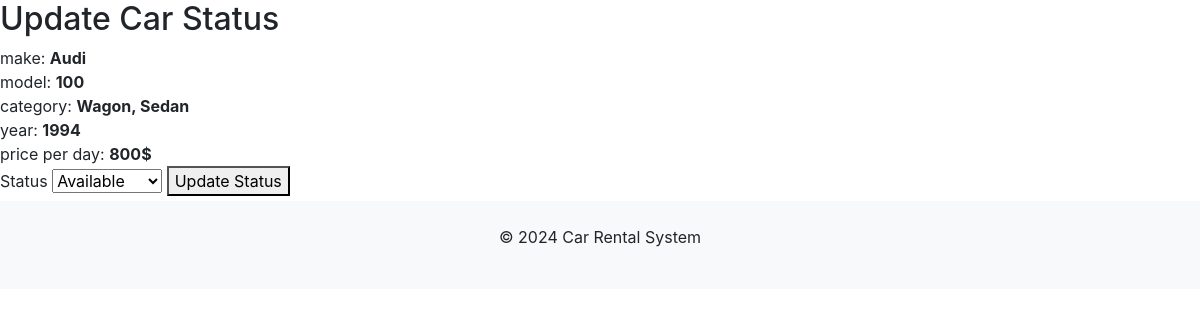
/car_status_update/3 (signed in), run on an earlier commit of the app's database.
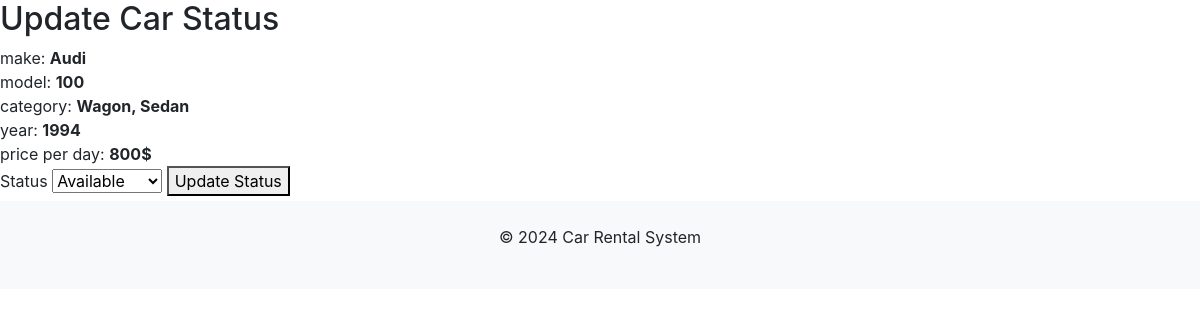
And on a later commit of the database.
### app/models.py (models this page shows, shortened)
class Car(db.Model):
    id = db.Column(db.Integer, primary_key=True)
    make = db.Column(db.String(50), nullable=False)
    model = db.Column(db.String(50), nullable=False)
    category = db.Column(db.String(50), nullable=False)
    year = db.Column(db.Integer, nullable=False)
    price_per_day = db.Column(db.Integer, nullable=False)
    status = db.Column(db.String(20), nullable=False, default="Available")

### app/routes.py (the view, shortened to what this page needs)
@app.route('/car_status_update/<int:car_id>', methods=['GET', 'POST'])
@admin_required
def car_status_update(car_id):
    if 'user_id' not in session:
        return redirect(url_for('login'))
    user_id = session['user_id']
    user = User.query.get(user_id)
    if user.role != 'admin':
        flash('Only admins can update car status.', 'error')
        return redirect(url_for('manage_cars'))
    car = Car.query.get_or_404(car_id)
    return render_template('car_status_update.html', car=car)

### app/__init__.py (called while the page is built)
@login_manager.user_loader
def load_user(user_id):
    return models.User.query.get(int(user_id))

### app/routes.py (called while the page is built)
def admin_required(f):
    @wraps(f)
    def decorated_function(*args, **kwargs):
        if 'user_id' not in session or session.get('user_role') != 'admin':
            flash('You do not have permission to access this page.')
            return redirect(url_for('index'))
        return f(*args, **kwargs)
    return decorated_function

### app/templates/car_status_update.html (shortened to what this page needs)
<!DOCTYPE html>
<html lang="en">
<head>
    <link rel="stylesheet" href="{{ url_for('static', filename='css/style.css') }}">
</head>
<body>
{% extends "base2.html" %}
{% block content %}
<div class="car_info">
    <h2>Update Car Status </h2>
    make: <b>{{car.make}} </b> <br>
    model: <b> {{ car.model }} </b> <br>
    category: <b> {{car.category}} </b> <br>
    year: <b> {{car.year}} </b><br>
    price per day: <b> {{car.price_per_day}}$ </b>
</div>
<form action="{{ url_for('car_status_update', car_id=car.id) }}" method="post">
    <div class="car_status">
        <label for="status">Status</label>
        <select name="status" id="status">
            <option value="Available" {% if car.status == 'Available' %}selected{% endif %}>Available</option>
        </select>
        <button type="submit">Update Status</button>
    </div>
</form>
</body>
{% endblock %}

What changed in the data, as far as the page shows it:
changed Car "Audi": status "Available" → (not shown)
Also different on the page:
form field status: (not shown) → "Available"
